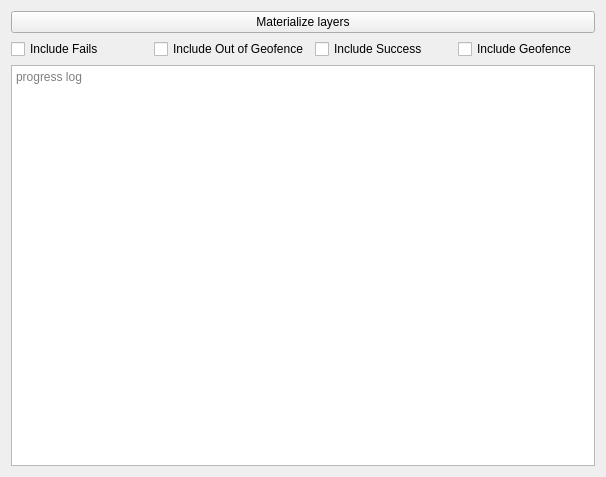
<?xml version="1.0" encoding="UTF-8"?>
<ui version="4.0">
 <class>WizardPage</class>
 <widget class="QWizardPage" name="WizardPage">
  <property name="geometry">
   <rect>
    <x>0</x>
    <y>0</y>
    <width>606</width>
    <height>477</height>
   </rect>
  </property>
  <property name="windowTitle">
   <string>WizardPage</string>
  </property>
  <layout class="QVBoxLayout" name="verticalLayout">
   <item>
    <widget class="QPushButton" name="materialize_layers_pb">
     <property name="text">
      <string>Materialize layers</string>
     </property>
    </widget>
   </item>
   <item>
    <layout class="QGridLayout" name="gridLayout">
     <item row="1" column="0">
      <widget class="QCheckBox" name="include_fails_ckb">
       <property name="text">
        <string>Include Fails</string>
       </property>
      </widget>
     </item>
     <item row="1" column="2">
      <widget class="QCheckBox" name="include_success_ckb">
       <property name="text">
        <string>Include Success</string>
       </property>
      </widget>
     </item>
     <item row="1" column="1">
      <widget class="QCheckBox" name="include_out_of_geofence_ckb">
       <property name="text">
        <string>Include Out of Geofence</string>
       </property>
      </widget>
     </item>
     <item row="1" column="3">
      <widget class="QCheckBox" name="include_geofence_ckb">
       <property name="text">
        <string>Include Geofence</string>
       </property>
      </widget>
     </item>
    </layout>
   </item>
   <item>
    <widget class="QTextEdit" name="progress_text">
     <property name="placeholderText">
      <string>progress log</string>
     </property>
    </widget>
   </item>
  </layout>
 </widget>
 <resources/>
 <connections/>
</ui>
